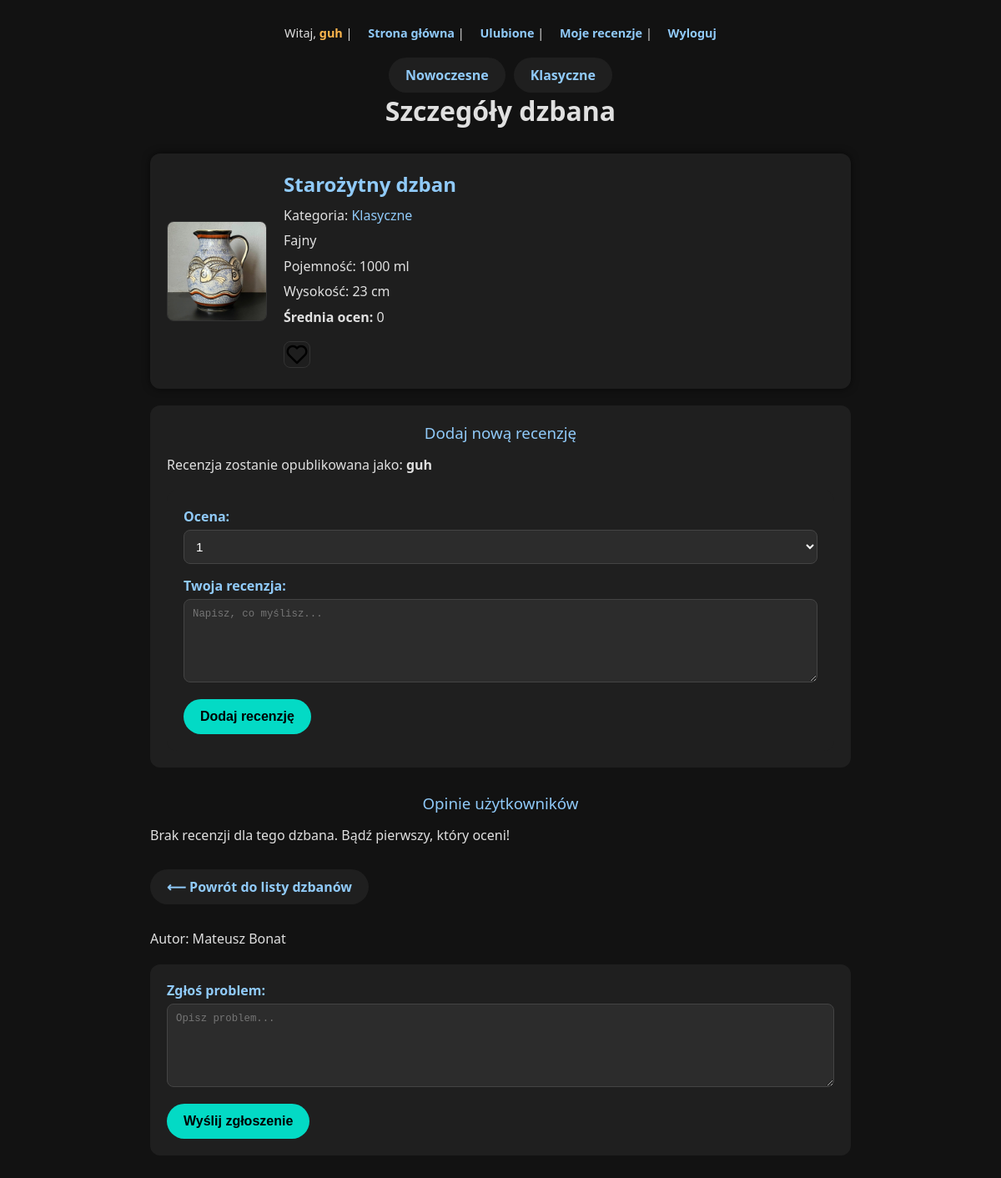
The app's page /details.php?id=4 (signed in) with its own data.
### tables this page shows
CREATE TABLE `kategorie` (
  `id` int(10) UNSIGNED NOT NULL,
  `nazwa` varchar(50) DEFAULT NULL,
  `opis` text DEFAULT NULL
);

CREATE TABLE `dzbany` (
  `id` int(10) UNSIGNED NOT NULL,
  `idKategorii` int(10) UNSIGNED DEFAULT NULL,
  `nazwa` varchar(50) DEFAULT NULL,
  `obrazek` varchar(50) DEFAULT NULL,
  `opis` text DEFAULT NULL,
  `pojemnosc` int(11) DEFAULT NULL,
  `wysokosc` int(11) DEFAULT NULL
);

### details.php (the view, shortened to what this page needs)
<?php
include("db.php");
$id = (int)$_GET["id"];
$stmtFav = $conn->prepare("SELECT id FROM ulubione WHERE idDzbana = ? AND idUzytkownika = ?");
$stmtFav->bind_param("ii", $id, $_SESSION['id']);
$stmtFav->execute();
$stmtFav->store_result();
$isFav = $stmtFav->num_rows > 0;
?>
<!DOCTYPE html>
<html lang="pl">
<head>
    <link rel="stylesheet" href="style.css">
</head>
<body>
<div class="container">
    <header class="header">
        <?php include "menu.php"; ?>
        <h1>Szczegóły dzbana</h1>
    </header>
    <?php
    $stmtAvg = $conn->prepare("SELECT AVG(ocena) AS srednia FROM recenzje WHERE idDzbana = ?");
    $stmtAvg->bind_param("i", $id);
    $stmtAvg->execute();
    $srednia = $stmtAvg->get_result()->fetch_object()->srednia;
    $stmt = $conn->prepare("
        SELECT d.idKategorii, k.nazwa AS nazwaKat, d.nazwa, d.obrazek, d.opis, d.pojemnosc, d.wysokosc
        FROM dzbany d
        JOIN kategorie k ON d.idKategorii = k.id
        WHERE d.id = ?
    ");
    $stmt->bind_param("i", $id);
    $stmt->execute();
    $row = $stmt->get_result()->fetch_object();
    if ($row):
    ?>
        <div class="dzban">
            <img src="obrazki/<?= htmlspecialchars($row->obrazek) ?>" alt="">
            <div class="dzban-info">
                <h2><?= htmlspecialchars($row->nazwa) ?></h2>
                <p>Kategoria: <a href="index.php?idKat=<?= (int)$row->idKategorii ?>"><?= htmlspecialchars($row->nazwaKat) ?></a></p>
                <p><?= nl2br(htmlspecialchars($row->opis)) ?></p>
                <p>Pojemność: <?= (int)$row->pojemnosc ?> ml</p>
                <p>Wysokość: <?= (int)$row->wysokosc ?> cm</p>
                <p><strong>Średnia ocen:</strong> <?= round((float)$srednia, 2) ?></p>
                <img
                    class="fav"
                    data-dzban="<?= $id ?>"
                    src="icons/<?= $isFav ? 'heart-filled.png' : 'heart-empty.png' ?>"
                    alt="Ulubione"
                    style="cursor:pointer; width:32px; margin-top:10px;"
                >
            </div>
        </div>
    <?php else: ?>
        <p>Nie znaleziono dzbana o ID = <?= $id ?>.</p>
    <?php endif; ?>
    <section class="add-review">
        <h3>Dodaj nową recenzję</h3>
        <p>Recenzja zostanie opublikowana jako: <strong><?= htmlspecialchars($_SESSION['login']) ?></strong></p>
        <form action="insertReview.php" method="post">
            <label for="ocena">Ocena:</label>
            <select name="ocena" id="ocena">
                <?php for ($i = 1; $i <= 5; $i++): ?>
                    <option value="<?= $i ?>"><?= $i ?></option>
                <?php endfor; ?>
            </select>
            <label for="tresc">Twoja recenzja:</label>
            <textarea name="tresc" id="tresc" placeholder="Napisz, co myślisz..." required></textarea>
            <input type="submit" value="Dodaj recenzję">
        </form>
    </section>
    <section class="reviews-list">
        <h3>Opinie użytkowników</h3>
        <?php
        $stmt2 = $conn->prepare("SELECT nick, ocena, tresc, data FROM recenzje WHERE idDzbana = ? ORDER BY data DESC");
        $stmt2->bind_param("i", $id);
        $stmt2->execute();
        $result = $stmt2->get_result();
        if ($result->num_rows === 0):
            echo "<p>Brak recenzji dla tego dzbana. Bądź pierwszy, który oceni!</p>";
        endif;
        ?>
    </section>
    <a class="back-link" href="index.php">⟵ Powrót do listy dzbanów</a>
    <?php include 'footer.php'; ?>
</div>
</body>
</html>

### menu.php (shortened to what this page needs)
<?php
require("db.php");
?>
<div class="user-info">
    Witaj, <strong><?= htmlspecialchars($_SESSION['login']) ?></strong> |
    <a href="index.php">Strona główna</a> |
    <a href="favourites.php">Ulubione</a> |
    <a href="myReviews.php">Moje recenzje</a> |
    <a href="logout.php">Wyloguj</a>
</div>
<nav class="menu">
    <?php
    $stmtCat = $conn->prepare("SELECT id, nazwa FROM kategorie");
    $stmtCat->execute();
    $resCat = $stmtCat->get_result();
    while ($cat = $resCat->fetch_object()):
    ?>
        <a href="index.php?idKat=<?= (int)$cat->id ?>"><?= htmlspecialchars($cat->nazwa) ?></a>
    <?php
    endwhile;
    ?>
</nav>

### style.css (style rules this page uses)
* { margin: 0; padding: 0; box-sizing: border-box; }
body { background-color: #121212; color: #e0e0e0; font-family: 'Segoe UI', Tahoma, Geneva, Verdana, sans-serif; display: flex; justify-content: center; min-height: 100vh; }
.container { max-width: 900px; width: 100%; padding: 30px; }
header { text-align: center; margin-bottom: 30px; }
.header .user-info { margin-bottom: 15px; font-size: 0.9em; }
.header .user-info strong { color: #ffb74d; }
.header .user-info a { color: #90caf9; margin-left: 15px; text-decoration: none; font-weight: bold; transition: color 0.3s ease; }
nav.menu { display: flex; flex-wrap: wrap; justify-content: center; gap: 10px; margin-top: 20px; }
nav.menu a { background-color: #1f1f1f; color: #90caf9; padding: 10px 20px; border-radius: 25px; text-decoration: none; font-weight: bold; transition: all 0.3s ease; }
.dzban { background-color: #1e1e1e; border-radius: 12px; padding: 20px; margin-bottom: 20px; box-shadow: 0 0 10px rgba(0, 0, 0, 0.6); display: flex; align-items: center; gap: 20px; }
.dzban a { text-decoration: none; color: #90caf9; }
.dzban img { width: 120px; height: auto; border-radius: 8px; border: 1px solid #333; }
.dzban-info { flex: 1; }
.dzban-info h2, .dzban-info h3 { margin-bottom: 10px; color: #90caf9; }
.dzban-info p { margin-bottom: 8px; line-height: 1.4; }
form { background-color: #1f1f1f; padding: 20px; border-radius: 12px; margin-top: 20px; }
form label { display: block; margin-bottom: 5px; color: #90caf9; font-weight: 600; }
form input[type='text'], form input[type='number'], form input[type='file'], form input[type='password'], form input[type='email'], form select, form textarea { width: 100%; padding: 10px; background-color: #2c2c2c; color: #fff; border: 1px solid #444; border-radius: 8px; margin-bottom: 15px; font-size: 0.95em; }
form textarea { min-height: 100px; resize: vertical; }
form input[type='submit'], button { background-color: #03dac5; border: none; color: #000; font-weight: bold; padding: 12px 20px; border-radius: 25px; cursor: pointer; transition: background-color 0.3s ease; font-size: 1em; }
.add-review { background-color: #1f1f1f; padding: 20px; border-radius: 12px; margin-top: 20px; }
.add-review h3, .reviews-list h3 { color: #90caf9; margin-bottom: 15px; text-align: center; }
.reviews-list { margin-top: 30px; }
.back-link { display: inline-block; margin-top: 30px; margin-bottom: 30px; text-align: center; color: #90caf9; font-weight: bold; padding: 10px 20px; border-radius: 25px; background-color: #1f1f1f; text-decoration: none; transition: background-color 0.3s ease; }
h3 { font-weight: normal; text-align: center; margin-bottom: 15px; }
.user-info a { text-decoration: none; color: #00bfa5; }

### records on screen
kategorie: nazwa "Nowoczesne"
kategorie: nazwa "Klasyczne"
dzbany: obrazek (picture), nazwa "Starożytny dzban", idKategorii.nazwa "Klasyczne", opis "Fajny", pojemnosc "1000", wysokosc "23"

### other values on screen
$_SESSION['login'] "guh"
$srednia "0"
form field ocena "1"
